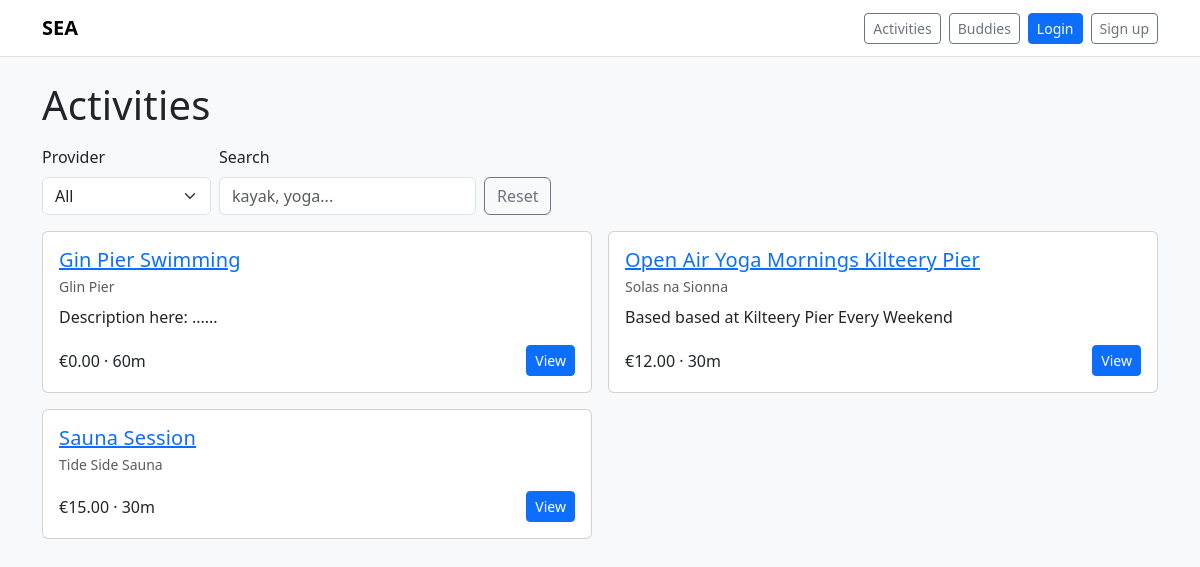
The page /activities/ on the database as committed earlier.
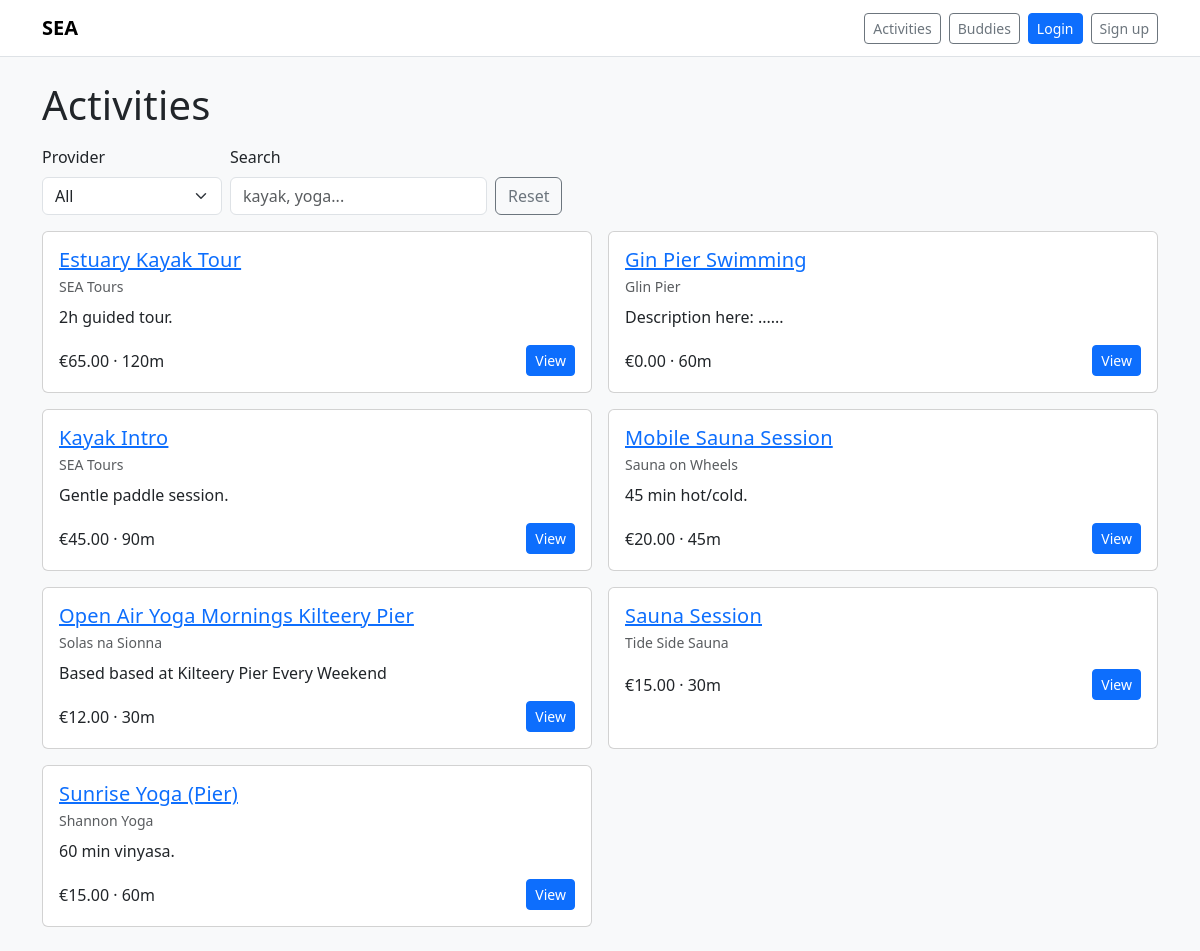
The same page on the database as committed later.
### activities/models.py (models this page shows, shortened)
class Activity(models.Model):
    provider = models.ForeignKey(Provider, on_delete=models.CASCADE, related_name="activities")
    title = models.CharField(max_length=160)
    description = models.TextField(blank=True, default="")
    price = models.DecimalField(max_digits=8, decimal_places=2, default=0)
    duration_minutes = models.PositiveIntegerField(default=60)
    capacity = models.PositiveIntegerField(default=8)
    created_at = models.DateTimeField(auto_now_add=True)
    spot = models.ForeignKey(
        "core.Spot",
        null=True, blank=True,
        on_delete=models.SET_NULL,
        related_name="activities",
        help_text="Where this activity happens."
    )
    class Meta:
        ordering = ["title"]

class Provider(models.Model):
    name = models.CharField(max_length=120)
    contact_email = models.EmailField(blank=True, default="")

### activities/views.py (the view)
# urls.py: path("", views.activity_list, name="list"),
def activity_list(request):
    qs = Activity.objects.select_related("provider").order_by("title")
    providers = Provider.objects.order_by("name")
    provider_id = request.GET.get("provider") or ""
    q = request.GET.get("q") or ""
    if provider_id.isdigit():
        qs = qs.filter(provider_id=provider_id)
    if q:
        qs = qs.filter(Q(title__icontains=q) | Q(description__icontains=q))
    ctx = {
        "activities": qs,
        "providers": providers,
        "selected_provider": provider_id,
        "q": q,
    }
    if getattr(request, "htmx", False):
        return render(request, "activities/partials/_list.html", ctx)
    return render(request, "activities/list.html", ctx)

### templates/activities/list.html (shortened to what this page needs)
{% extends "base.html" %}
{% block content %}
<h1 class="mb-3">Activities</h1>
<form class="row gy-2 gx-2 align-items-end mb-3"
      hx-get="{% url 'activities:list' %}"
      hx-target="#activity-list"
      hx-push-url="true">
  <div class="col-auto">
    <label class="form-label">Provider</label>
    <select name="provider" class="form-select" onchange="this.form.requestSubmit()">
    <option value="">All</option>
    </select>
  </div>
  <div class="col-auto">
    <label class="form-label">Search</label>
    <input type="text" class="form-control" name="q" value="{{ q }}"
           placeholder="kayak, yoga..." oninput="this.form.requestSubmit()">
  </div>
  <div class="col-auto">
    <a class="btn btn-outline-secondary mt-4" href="{% url 'activities:list' %}">Reset</a>
  </div>
</form>
<div id="activity-list">
  {% include "activities/partials/_list.html" %}
</div>
{% endblock %}

### templates/activities/partials/_list.html
{% if activities %}
  <div class="row row-cols-1 row-cols-md-2 g-3">
    {% for a in activities %}
      <div class="col">
        <div class="card h-100">
          <div class="card-body">
            <h5 class="card-title mb-1">
              <a href="{% url 'activities:detail' a.id %}">{{ a.title }}</a>
            </h5>
            <div class="text-muted small mb-2">{{ a.provider.name }}</div>
            <p class="card-text">{{ a.description|truncatechars:140 }}</p>
            <div class="d-flex justify-content-between align-items-center">
              <span>€{{ a.price }} · {{ a.duration_minutes }}m</span>
              <a class="btn btn-sm btn-primary" href="{% url 'activities:detail' a.id %}">View</a>
            </div>
          </div>
        </div>
      </div>
    {% endfor %}
  </div>
{% else %}
  <div class="alert alert-secondary mb-0">No activities found.</div>
{% endif %}

Rows that differ between the two databases and show on the page:
added Activity: title "Estuary Kayak Tour", provider.name "SEA Tours", description "2h guided tour.", price "65.00", duration_minutes "120"
added Activity: title "Kayak Intro", provider.name "SEA Tours", description "Gentle paddle session.", price "45.00", duration_minutes "90"
added Activity: title "Mobile Sauna Session", provider.name "Sauna on Wheels", description "45 min hot/cold.", price "20.00", duration_minutes "45"
added Activity: title "Sunrise Yoga (Pier)", provider.name "Shannon Yoga", description "60 min vinyasa.", price "15.00", duration_minutes "60"
